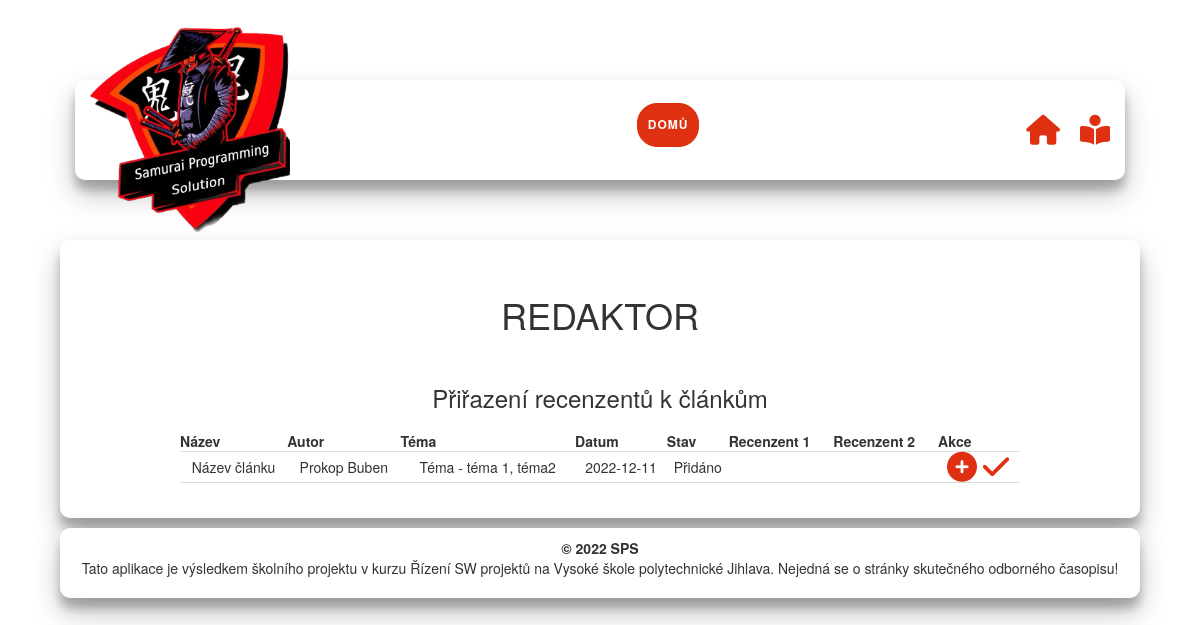
Page /redaktor.php on the committed database.
### tables this page shows
CREATE TABLE `clanek` (
  `id` int(11) NOT NULL,
  `id_stav` int(11) NOT NULL,
  `id_autor` int(11) NOT NULL,
  `id_recenzent` int(11) NOT NULL,
  `id_recenzent2` int(11) NOT NULL,
  `tema` varchar(255) NOT NULL,
  `datum` date NOT NULL,
  `nazev` varchar(255) NOT NULL,
  `soubor` varchar(255) NOT NULL,
  `spoluautori` varchar(255) NOT NULL
);

CREATE TABLE `uzivatel` (
  `id` int(11) NOT NULL,
  `id_role` int(11) NOT NULL,
  `login` varchar(50) NOT NULL,
  `heslo` varchar(255) NOT NULL,
  `jmeno` varchar(255) NOT NULL,
  `prijmeni` varchar(255) NOT NULL,
  `email` varchar(255) NOT NULL
);

CREATE TABLE `stav` (
  `id` int(11) NOT NULL,
  `nazev` varchar(255) NOT NULL,
  `kod` varchar(255) NOT NULL
);

### redaktor.php (the view, shortened to what this page needs)
<!DOCTYPE html>
<html lang="en">
  <head>
    <?php include 'includes/header.inc.php'; ?>
  </head>
  <body>
    <?php include 'includes/main-bar.inc.php'; ?>
    <?php
        require_once 'includes/dbconn.inc.php';
        $sql = "SELECT clanek.id, clanek.nazev as clanek_nazev, clanek.tema, clanek.datum, autor.jmeno, autor.prijmeni, stav.nazev as stav_nazev, recenzent.jmeno as recenzent_jmeno, recenzent.prijmeni as recenzent_prijmeni, recenzent2.jmeno as recenzent2_jmeno, recenzent2.prijmeni as recenzent2_prijmeni
                FROM clanek
                INNER JOIN stav ON stav.id = clanek.id_stav
                INNER JOIN uzivatel AS autor ON autor.id = clanek.id_autor
                LEFT JOIN uzivatel AS recenzent ON recenzent.id = clanek.id_recenzent
                LEFT JOIN uzivatel AS recenzent2 ON recenzent2.id = clanek.id_recenzent2
                WHERE stav.kod = 'pridano';";
        $result = mysqli_query($conn, $sql);
    ?>
    <section>
      <div class="container">
        <h1>Redaktor</h1>
        <div class="autor-obsah">
            <h3>Přiřazení recenzentů k článkům</h3>
              <table>
                  <tr>
                      <th>Název</th>
                      <th>Autor</th>
                      <th>Téma</th>
                      <th>Datum</th>
                      <th>Stav</th>
                      <th>Recenzent 1</th>
                      <th>Recenzent 2</th>
                      <th>Akce</th>
                  </tr>
                  <?php
                  if (mysqli_num_rows($result) > 0) {
                      while ($row = mysqli_fetch_array($result)) {
                            ?>
                            <tr>
                                <td><?php echo $row["clanek_nazev"]; ?></td>
                                <td><?php echo $row["jmeno"]." ".$row["prijmeni"]; ?></td>
                                <td><?php echo $row["tema"]; ?></td>
                                <td><?php echo $row["datum"]; ?></td>
                                <td><?php echo $row["stav_nazev"]; ?></td>
                                <td><?php echo $row["recenzent_jmeno"]." ".$row["recenzent_prijmeni"]; ?></td>
                                <td><?php echo $row["recenzent2_jmeno"]." ".$row["recenzent2_prijmeni"]; ?></td>
                                <td>
                                    <a href="#myModal" class="aaa" role="button" data-toggle="modal" data-id="<?php echo $row['id']; ?>">
                                        <i class="fa-solid fa-circle-plus"></i>
                                    </a>
                                    <a href="clanek_update_potvrdit.php?clanekId=<?php echo $row['id']; ?>"><i class="fa-solid fa-check"></i></a>
                                </td>
                            </tr>
                            <?php
                        }
                    }
                  ?>
              </table>
          </div>
      </div>
    </section>
    <?php include 'includes/footer.inc.php'; ?>
  </body>
</html>

### css/homepage.css (style rules this page uses)
* { margin: 0; padding: 0; box-sizing: border-box; }
body { background: #9c9c9c; display: flex; justify-content: center; align-items: center; flex-direction: column; font-family: "Montserrat", sans-serif; }
a { color: black; text-decoration: none; }
h1 { text-transform: uppercase; }
i { color: #df3011; cursor: pointer; font-size: 30px; }
section .container { display: flex; flex-direction: column; gap: 20px; background-color: #ffffff; padding: 15px 15px; margin-bottom: 10px; width: 90vw; border-radius: 10px; box-shadow: 0 14px 28px rgba(0, 0, 0, 0.25), 0 10px 10px rgba(0, 0, 0, 0.22); text-align: center; }
.autor-obsah { display: flex; justify-content: center; align-items: center; flex-direction: column; gap: 10px; }
table { border-collapse: collapse; width: 80%; }
th, td { padding: 8px; text-align: center; border-bottom: 1px solid #ddd; }

### rows in the picture
clanek: nazev "Název článku", uzivatel.jmeno "Prokop", uzivatel.prijmeni "Buben", tema "Téma - téma 1, téma2", datum "2022-12-11", id_stav.nazev "Přidáno"
